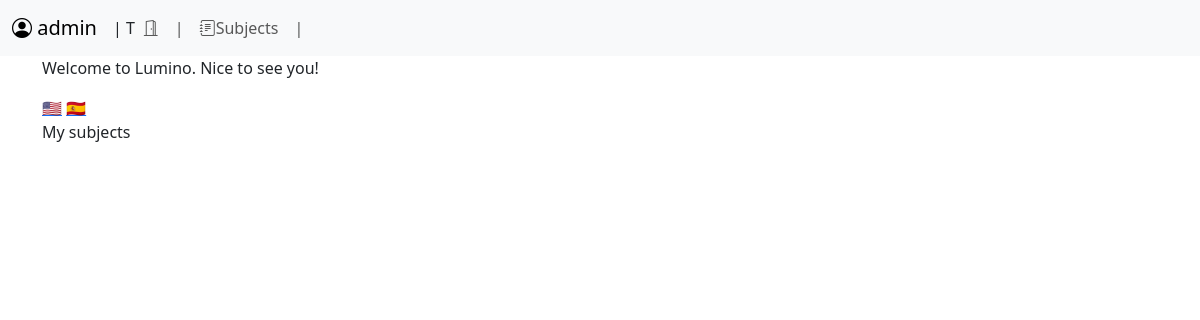
The app's page /subjects/ (signed in), older data.
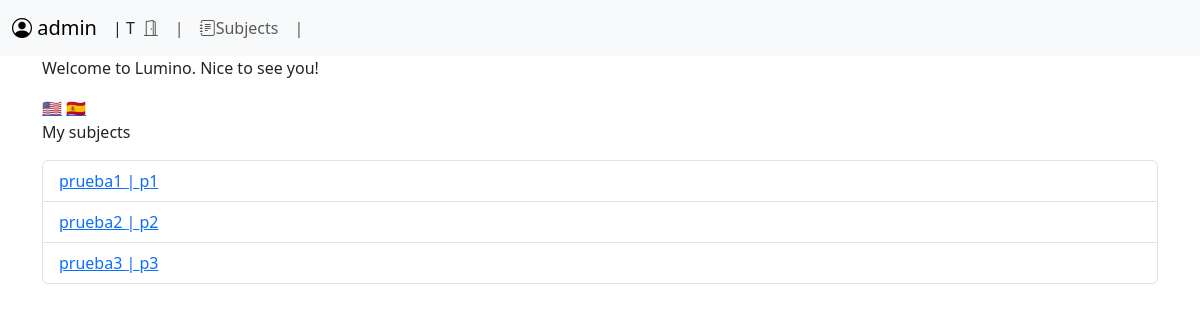
The same page, newer data.
### users/models.py (models this page shows, shortened)
class Profile(models.Model):
    class Role(models.TextChoices):
        STUDENT = 'S', 'Student'
        TEACHER = 'T', 'Teacher'
    role = models.CharField(max_length=1, choices=Role, default=Role.STUDENT)
    user = models.OneToOneField(
        settings.AUTH_USER_MODEL, on_delete=models.CASCADE, related_name='profile'
    )
    bio = models.TextField(blank=True)
    avatar = models.ImageField(
        upload_to='avatars',
        blank=True,
        null=True,
        default='avatars/noavatar.png',
    )

### subjects/models.py (models this page shows, shortened)
class Subject(models.Model):
    code = models.CharField(unique=True, max_length=255)
    name = models.CharField(max_length=255)
    students = models.ManyToManyField(
        settings.AUTH_USER_MODEL, related_name='student_subjects', through=Enrollment, blank=True
    )
    teacher = models.ForeignKey(
        settings.AUTH_USER_MODEL,
        on_delete=models.PROTECT,
        related_name='teacher_subjects',
    )

### subjects/views.py (the view)
# urls.py: path('', views.subject_list, name='subject-list'),
@login_required
def subject_list(request):
    profile = request.user.profile
    if profile.role == Profile.Role.TEACHER:
        subjects = Subject.objects.filter(teacher=request.user)
        not_teacher = False
        show_certificate_link = False
    else:
        subjects = Subject.objects.filter(students=request.user)
        not_teacher = True
        enrollments = Enrollment.objects.filter(student=request.user, subject__in=subjects)
        show_certificate_link = all(enrollment.mark is not None for enrollment in enrollments)
    return render(
        request,
        'subjects/subject_list.html',
        {
            'subjects': subjects,
            'not_teacher': not_teacher,
            'show_certificate_link': show_certificate_link,
        },
    )

### shared/context_processors.py (called while the page is built)
def user_subjects(request):
    if request.user.is_authenticated:
        subjects = Subject.objects.filter(teacher=request.user)
        return {'subjects': subjects}
    return {}

### subjects/templates/subjects/subject_list.html (shortened to what this page needs)
{% extends "base.html" %}
{% load i18n %}
{% block navbar %}
{% include "shared/navbar.html" %}
{% endblock navbar %}
{% block content %}
<p>Welcome to Lumino. Nice to see you!</p>
<a href="{% url 'setlang' 'en' %}?next={{ request.path }}">🇺🇸</a>
<a href="{% url 'setlang' 'es' %}?next={{ request.path }}">🇪🇸</a>
<p>{% translate "My subjects" %}</p>
<ul class="list-group">
    {% for subject in subjects %}
        <li class="list-group-item"><a href="{% url 'subjects:subject-detail' subject.code %}">{{subject.code}} | {{ subject.name }}</a></li>
    {% endfor %}
</ul>
{% endblock content %}

### shared/templates/base.html (shortened to what this page needs)
{% load static %}
<!DOCTYPE html>
<html>
  <head>
    <link rel="stylesheet" href="{% static 'bootstrap/dist/css/bootstrap.min.css' %}">
    <link rel="stylesheet" href="{% static 'bootstrap-icons/font/bootstrap-icons.min.css' %}">
  </head>
  <body>
    {% block navbar %}{% endblock navbar %}
    <div class="container">
      {% block content %}{% endblock %}
    </div>
  </body>
</html>

### shared/templates/shared/navbar.html (shortened to what this page needs)
{% extends "base.html" %}
{% block navbar %}
<nav class="navbar navbar-expand-lg bg-body-tertiary ">
  <div class="container-fluid ">
    <a class="navbar-brand " href="{% url 'user-detail' request.user.username %}">
      <i class="bi bi-person-circle"></i>
      {{request.user.username}}
    </a>
    | {{request.user.profile.role}}
    <div class="collapse navbar-collapse" id="navbarNav">
      <ul class="navbar-nav">
        <li class="nav-item">
          <a class="nav-link" href="{% url 'logout' %}"><i class="bi bi-door-open"></i></a>
        </li>
        <li class="nav-item">
          <a class="nav-link" href="#">|</a>
        </li>
        <li class="nav-item">
          <a class="nav-link" href="{% url "subjects:subject-list" %}"><i class="bi bi-journal-text"></i>Subjects</a>
        </li>
        <li class="nav-item">
          <a class="nav-link" href="#">|</a>
        </li>
      </ul>
    </div>
  </div>
</nav>
{% endblock navbar %}

Row changes from the older to the newer data that the page shows:
added Subject: code "prueba1", name "p1"
added Subject: code "prueba2", name "p2"
added Subject: code "prueba3", name "p3"
